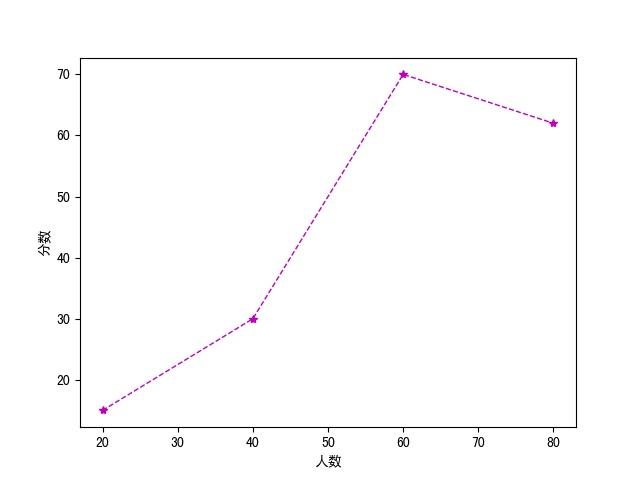

This chart was generated by the following Python code:
#!/usr/bin/env python3
# -*- coding: utf-8 -*-
import matplotlib.pyplot as plt

x = [20, 40, 60, 80]
y = [15, 30, 70, 62]

plt.rcParams['font.sans-serif']=['SimHei'] #用来正常显示中文标签
plt.xlabel('人数')
plt.ylabel('分数')
plt.plot(x, y, color="m", linestyle="--", marker="*", linewidth=1.0)

plt.savefig("line.jpg")
plt.show()